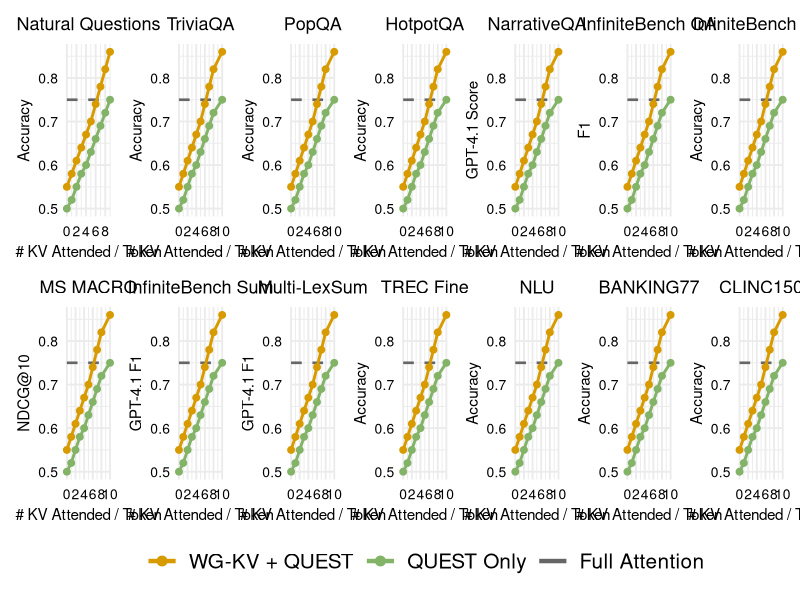

The R script that drew this image:
library(tidyverse)
library(patchwork)

data <- read_csv("data/integration.csv") %>%
  mutate(
    method = fct_inorder(method)
  )

panel_info <- data %>%
  distinct(panel_title, y_label)

fig_list <- map(seq_len(nrow(panel_info)), \(idx) {
  panel_label <- panel_info$panel_title[[idx]]
  axis_label <- panel_info$y_label[[idx]]

  panel_data <- data %>%
    filter(panel_title == panel_label, y_label == axis_label)

  full_attention_score <- panel_data %>%
    filter(method == "QUEST Only") %>%
    arrange(desc(kv_attended)) %>%
    pull(score) %>%
    first()

  panel_data %>%
    ggplot(aes(x = kv_attended, y = score, colour = method)) +
      geom_hline(
        aes(yintercept = full_attention_score, colour = "Full Attention"),
        linetype = "dashed",
        linewidth = 0.9
      ) +
      geom_line(linewidth = 1) +
      geom_point(size = 2) +
      scale_colour_manual(
        values = c(
          "WG-KV + QUEST" = "#D79B00",
          "QUEST Only" = "#82B366",
          "Full Attention" = "#666666"
        )
      ) +
      scale_x_continuous(
        limits = c(0, max(panel_data$kv_attended, na.rm = TRUE)),
        breaks = scales::pretty_breaks(n = 6),
        expand = c(0, 0)
      ) +
      guides(colour = guide_legend(
        override.aes = list(linetype = "solid", linewidth = 1.5, size = 3),
        keywidth = 1.7
      )) +
      labs(
        x = "# KV Attended / Token",
        y = axis_label,
        title = panel_label
      ) +
      coord_cartesian(clip = "off") +
      theme_minimal(base_size = 14) +
      theme(
        plot.title = element_text(size = 13, hjust = 0.5),
        legend.title = element_blank(),
        legend.text = element_text(size = 15),
        axis.text.x = element_text(size = 10, colour = "black"),
        axis.text.y = element_text(size = 10, colour = "black"),
        axis.title.x = element_text(size = 11),
        axis.title.y = element_text(size = 11),
      )
})

fig <- wrap_plots(fig_list, ncol = 7, guides = "collect") &
  theme(legend.position = "bottom")

ggsave("integration.pdf", fig, width = 14.0, height = 4.5, units = "in")
